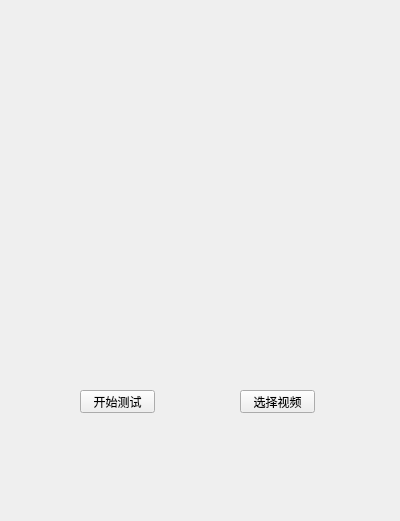
<?xml version="1.0" encoding="UTF-8"?>
<ui version="4.0">
 <class>PlayVideo</class>
 <widget class="QWidget" name="PlayVideo">
  <property name="geometry">
   <rect>
    <x>0</x>
    <y>0</y>
    <width>400</width>
    <height>521</height>
   </rect>
  </property>
  <property name="windowTitle">
   <string>Form</string>
  </property>
  <widget class="QPushButton" name="testVideo">
   <property name="geometry">
    <rect>
     <x>80</x>
     <y>390</y>
     <width>75</width>
     <height>23</height>
    </rect>
   </property>
   <property name="text">
    <string>开始测试</string>
   </property>
  </widget>
  <widget class="QPushButton" name="btnChoseVideo">
   <property name="geometry">
    <rect>
     <x>240</x>
     <y>390</y>
     <width>75</width>
     <height>23</height>
    </rect>
   </property>
   <property name="text">
    <string>选择视频</string>
   </property>
  </widget>
 </widget>
 <resources/>
 <connections/>
</ui>
